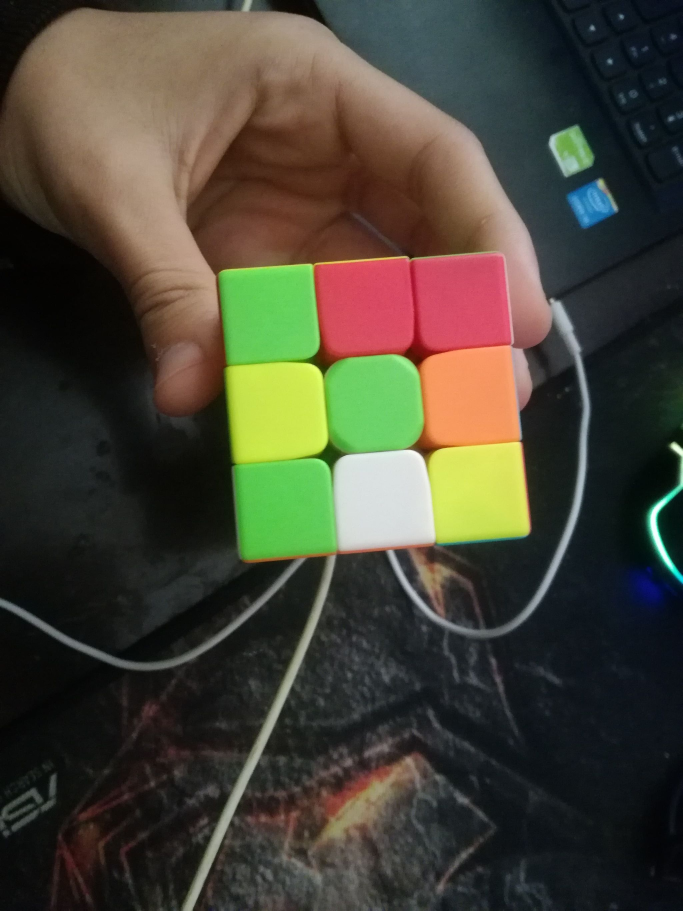
#> input picture RubiksCubeSolver/samples/4.jpg, 2048 x 2731 px, given in place of video, which was not available (shown at 1/3 size)
$ python cube_color_detection.py samples/4.jpg
#> lines starting #> are read from the running program, lines starting #| are printed output that depends on the picture; after the words box and inside, x2 and y2 are one past the last pixel; in counts of white or black regions, pixels touching at a corner belong together; pictures that were not available may be replaced by others from this repository, and a replacement may not be noted
#> further down, imgo is the input picture: shape (2731, 2048, 3); mean B, G, R 54, 67.6, 70.6
import cv2
import sys
font = cv2.FONT_HERSHEY_COMPLEX
import time
from colors import colors
from colors import day_colors as colors
from drawerr import draw_cube
import numpy as np
from convert_pieces_to_kociemba import get_sol, correct_face

def rotate_image(image, angle):
#> called with angle = -90
  image_center = tuple(np.array(image.shape[1::-1]) / 2)
  rot_mat = cv2.getRotationMatrix2D(image_center, angle, 1.0)
  result = cv2.warpAffine(image, rot_mat, image.shape[1::-1], flags=cv2.INTER_LINEAR)
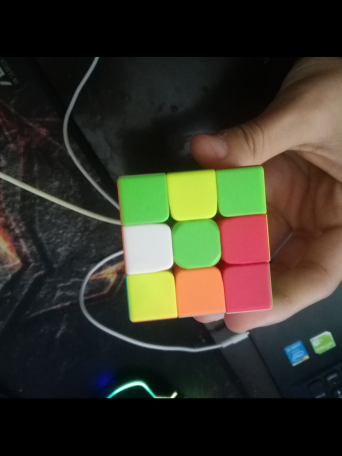
#> result: shape (2731, 2048, 3) (shown at 1/6 size); mean B, G, R 40.2, 52.4, 54.9
  return result

# time variables to add a delay between readings of cube faces initially only
delay = 1
previous_time = 0

# arrow variables for when instructing person to flip cube
arrow = 30
thiccness = 5
color = (0, 255, 0)
stroke_color = (0, 0, 255)
stroke_thiccness = 3
# [55 lines left out: functions draw_arrow, draw_three_arrows, not called in this run]


def are_these_faces_oorientally_identical(face1, face2):
    return face1 == face2

# [31 lines left out: function are_these_faces_identical, not called in this run]


cv2.namedWindow('img_org')
cap = cv2.VideoCapture("http://192.168.1.57:8080/video")
#cap = cv2.VideoCapture(1)

img_org = None
img = None

# [7 lines left out: function mouseRGB, not called in this run]

cv2.setMouseCallback('img_org',mouseRGB)
previous_detection = {
    "colors of pieces": None,
    "centers": None,
    "entire cube state": [],
    "x half piece width": None,
    "y half piece width": None
}
previous_print = ""
recurrences = 0
confident_reccurance_count = 15

pieces = [
    ["white", "white", "white", "white", "white", "white", "white", "white", "white"],
    ["white", "white", "white", "white", "white", "white", "white", "white", "white"],
    ["white", "white", "white", "white", "white", "white", "white", "white", "white"],
    ["white", "white", "white", "white", "white", "white", "white", "white", "white"],
    ["white", "white", "white", "white", "white", "white", "white", "white", "white"],
    ["white", "white", "white", "white", "white", "white", "white", "white", "white"]
]

# pieces = [
#     ["orange", "blue", "green", "yellow", "orange", "orange", "orange", "green", "orange"], #left
#     ["white", "red", "red", "yellow", "green", "orange", "blue", "yellow", "red"], #front
#     ["blue", "red", "green", "green", "red", "white", "blue", "red", "red"], #right
#     ["red", "blue", "yellow", "blue", "blue", "green", "yellow", "white", "yellow"], #back
#     ["white", "white", "orange", "green", "white", "orange", "white", "yellow", "blue"], # up # needs to be flipped
#     ["green", "orange", "green", "blue", "yellow", "white", "yellow", "red", "white"] # down # needs to be flipped
# ]

l = (15, 15)

while True:
    # Capture frame-by-frame
    ret, imgo = cap.read()
    imgo = rotate_image(imgo, -90)
    img_org = imgo.copy()

    #img_org = cv2.imread(sys.argv[1])
    img = cv2.cvtColor(img_org, cv2.COLOR_BGR2HSV)
#> img: shape (2731, 2048, 3); mean H, S, V 45.4, 68.9, 63.8

    # detect contours of pieces
    samples = []
    for name, value in colors.items():
        for each_range in value["ranges"]:
            mask = cv2.inRange(img, each_range["min"], each_range["max"])

            # [5 lines of commented-out code are left out]

            cnts = cv2.findContours(mask, cv2.RETR_EXTERNAL, cv2.CHAIN_APPROX_SIMPLE)
            cnts = cnts[0] if len(cnts) == 2 else cnts[1]

            for c in cnts:
                area = cv2.contourArea(c)
                x,y,w,h = cv2.boundingRect(c)
                # if area>1000 and area<3000:
                #     approx = cv2.approxPolyDP(c, 0.01* cv2.arcLength(c, True), True)
                #     print("area", area, "approx", len(approx))
                if area>3000:
                    # print("approx", len(approx), "area", area)
                    # cv2.rectangle(img_org, (x, y), (x + w, y + h), (255,255,255), 2)
                    cv2.drawContours(img_org, [c], -1, (0, 0, 0), 2)
                    cv2.putText(img_org, name, (x+20, y+20), font, 0.75, (255, 255, 255))

                    samples.append({
                        "area": area,
                        "width": w,
                        "height": h,
                        "x": x,
                        "y": y,
                        "color": name,
                        "contour": c
                    })
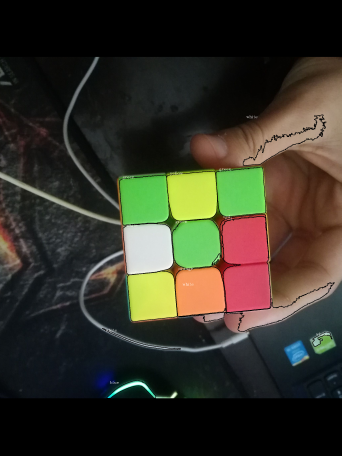
#> img_org: shape (2731, 2048, 3) (shown at 1/6 size); mean B, G, R 39.2, 51, 53.3
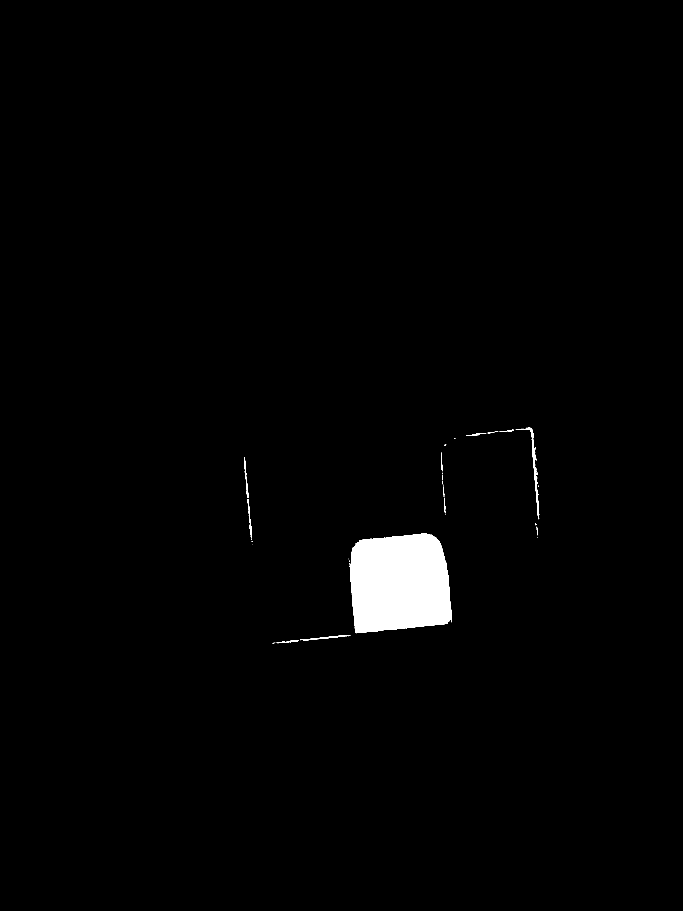
#> mask: shape (2731, 2048) (shown at 1/3 size); 1.5% white; 51 white regions (36 under 20 px), largest, box (x1, y1, x2, y2) and area: (1050, 1599, 1356, 1900) 78196, (1547, 1283, 1618, 1558) 1448, (900, 1905, 1052, 1922) 520
#> after the loop, samples = 14 items

    # if we actually detected big enough colors
    if len(samples)>0:
        # find top left corner of cube face
        topleft_piece = samples[0].copy()
#> topleft_piece = {'area': 145554.5, 'width': 296, 'height': 576, 'x': 1330, 'y': 1299, 'color': 'red', 'contour': contour of 648 points, box (x1, y1, x2, y2) (1330, 1299, 1626, 1875), area 145554}
        for sample in samples:
            if sample["x"] < topleft_piece["x"]:
                topleft_piece = sample.copy()
#> this loop made 14 passes
        for sample in samples:
            y_difference = sample["y"] - topleft_piece["y"]
            x_difference = sample["x"] - topleft_piece["x"]
            if y_difference<0:
                x_difference = abs(x_difference)
                ratio = abs(y_difference)/x_difference if x_difference!=0 else 1.0
                if x_difference==0 or (0<ratio and ratio>1.5):
                    topleft_piece = sample.copy()
#> this loop made 14 passes
#> (y_difference, x_difference, ratio) on passes 1, 2, 4, 5, 6, 8, 13: (-670, 717, 0.934), (-682, 706, 0.966), (-653, 419, 1.56), (-267, 317, 0.842), (-315, 263, 1.2), (-290, 33, 8.79), (-338, 458, 0.738)

        # find bottom right corner of cube face
        bottomright_piece = samples[0].copy()
#> bottomright_piece has the same summary as topleft_piece
        for sample in samples:
            if sample["x"]+sample["width"] > bottomright_piece["x"]+bottomright_piece["width"]:
                bottomright_piece = sample.copy()
        for sample in samples:
            y_difference = sample["y"]+sample["height"] - (bottomright_piece["y"]+bottomright_piece["height"])
            x_difference = sample["x"]+sample["width"] - (bottomright_piece["x"]+bottomright_piece["width"])
            if y_difference>0:
                x_difference = abs(x_difference)
                ratio = abs(y_difference)/x_difference if x_difference!=0 else 1.0
                if x_difference==0 or (0<ratio and ratio>1.5):
                    bottomright_piece = sample.copy()
#> this loop made 14 passes
#> (y_difference, x_difference, ratio) on passes 3, 9, 10: (399, 1069, 0.373), (88, 12, 7.33), (19, 910, 0.0209)

        topleft_corner = {"x":topleft_piece["x"], "y":topleft_piece["y"]}
#> topleft_corner = {'x': 999, 'y': 1026}
        bottomright_corner = {"x":bottomright_piece["x"]+bottomright_piece["width"], "y": bottomright_piece["y"]+bottomright_piece["height"]}
#> bottomright_corner = {'x': 1994, 'y': 2079}

        # find centers of pieces to check which contours of colors occupy that center
        half_piece_width = abs(bottomright_corner["x"] - topleft_corner["x"]) / 6
#> half_piece_width = 165.8
        half_piece_height = abs(topleft_corner["y"] - bottomright_corner["y"]) / 6
#> half_piece_height = 175.5

        # if cube is way too small nahhhh, and if it's not square ish nahhhh
        ratio = half_piece_width/half_piece_height if half_piece_height != 0 else 0
#> ratio = 0.945
        #print("ratio", ratio, "half_piece_width", half_piece_width, "half_piece_height", half_piece_height)
        minimum_distance_between_centers = 35
        if half_piece_width<minimum_distance_between_centers or half_piece_height<minimum_distance_between_centers or ratio > 1.2 or ratio < 0.8:
            # print an unpainted image since nothing promising was detected
            cv2.imshow('img_org',imgo)
        else:

            # calculate the proper position for centers
            centers = []
            for y in range(1, 7, 2):
                for x in range(1, 7, 2):
                    centers.append({
                        "x": int(topleft_corner["x"]+x*half_piece_width),
                        "y": int(topleft_corner["y"]+y*half_piece_height)
                    })
#> after the loop, centers = 9 items

            # determine the color for each center
            for center in centers:
                cv2.rectangle(img_org, (center["x"], center["y"]), (center["x"]+5, center["y"]+5), (255,255,255), 2)
                for sample in samples:

                    # does this center reside within this color's detected contour?
                    is_in_contour = cv2.pointPolygonTest(sample["contour"], (center["x"], center["y"]), True)
                    if is_in_contour>0:
                        center.update({"color": sample["color"]})
#> this loop made 9 passes

            # this will catch an error if the cube is diagonal way too much
            try:
                face_has_changed = False
                current_detection_colors = [center["color"] for center in centers]
                if current_detection_colors == previous_detection["colors of pieces"]:
                    recurrences += 1
                    if recurrences >= confident_reccurance_count:
                        # if cube colors have occured five times in a row then they're correct
                        colors_print = "centers " + str(current_detection_colors)
                        if previous_print != colors_print:
                            print(colors_print)
                            previous_print = colors_print
                            face_has_changed = True
                        recurrences = 0

                else:
                    recurrences = 0
                    previous_detection["centers"] = centers.copy()
                    previous_detection["colors of pieces"] = current_detection_colors.copy()
                    previous_detection["x half piece width"] = half_piece_width
                    previous_detection["y half piece width"] = half_piece_height


                if face_has_changed:

                    # check if face has alrdy been read
                    face_already_read = False
                    for face in previous_detection["entire cube state"]:
                        if are_these_faces_identical(face, previous_detection["colors of pieces"]):
                            face_already_read = True
                            break

                    # when registering faces, use a delay to give the user time to flip the cube without misreading the faces
                    # current_time = time.time()
                    # if current_time > previous_time + delay:
                    #     # save current time for next check
                    #     previous_time = current_time
                    #     # append current face if all gucci
                    if not face_already_read:
                        previous_detection["entire cube state"].append(previous_detection["colors of pieces"])

                    # print the proposed solution to the current face
                    faces_registered = len(previous_detection["entire cube state"])
                    if faces_registered < 6:

                        if faces_registered <= 3:
                            # draw three arrows facing to the right
                            # first determine the reach
                            extra_arrow_overshoot = 0.5 * half_piece_width
                            reach = half_piece_width*2 + extra_arrow_overshoot

                            img_org = draw_three_arrows(img_org, "right", (centers[4]["x"], centers[4]["y"]), half_piece_width, reach)
                        if faces_registered == 4:
                            img_org = draw_three_arrows(img_org, "up", (centers[4]["x"], centers[4]["y"]), half_piece_width, reach)
                        if faces_registered == 5:
                            img_org = draw_three_arrows(img_org, "down", (centers[4]["x"], centers[4]["y"]), half_piece_width, reach)

                    else:
                        #print("faces_registered", len(previous_detection["entire cube state"]), "are", "\n\n\n\n", previous_detection["entire cube state"])
                        print("broo")
                        try:
                            # prepare dummy cube
                            previous_detection["entire cube state"][4] = correct_face(previous_detection["entire cube state"][4], clockwise=True).copy() #fix U
                            previous_detection["entire cube state"][5] = correct_face(previous_detection["entire cube state"][5], clockwise=False).copy() #fix D
                            print("done", get_sol(previous_detection["entire cube state"]))
                        except Exception as e:
                            print("err", e)
                        print("done")
                        break
            except Exception as e:
                pass
                #print("error", e)

            # display image as preview
            cv2.imshow('img_org',img_org)
    else:

        # draw dummy cube
        imgo = draw_cube(imgo, left=pieces[0], front=pieces[1], right=pieces[2], back=pieces[3], up=pieces[4], down=pieces[5], location=l)

        # [4 lines of commented-out code are left out]
        cv2.imshow('img_org',imgo)


    # check  for exits
    if cv2.waitKey(1) & 0xFF == ord('q'):
#> (key q is pressed here)
        break


cap.release()
cv2.destroyAllWindows()

$ run again, on RubiksCubeSolver/samples/5.jpg
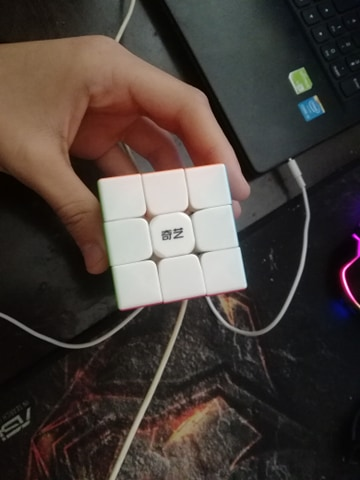
#> input picture RubiksCubeSolver/samples/5.jpg, 360 x 480 px, given in place of video, which was not available
#> imgo is the input picture: shape (480, 360, 3); mean B, G, R 58.6, 63.6, 72.4
#> in rotate_image, `result = cv2.warpAffine(image, rot_mat, image.shape[1::-1], flags=cv2...`:
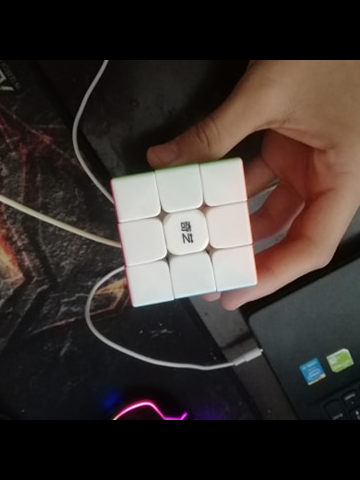
#> result: shape (480, 360, 3); mean B, G, R 47.7, 51.4, 59.1
#> img: shape (480, 360, 3); mean H, S, V 34.3, 51.5, 60.8
#> after the loop `for name, value in colors.items():`:
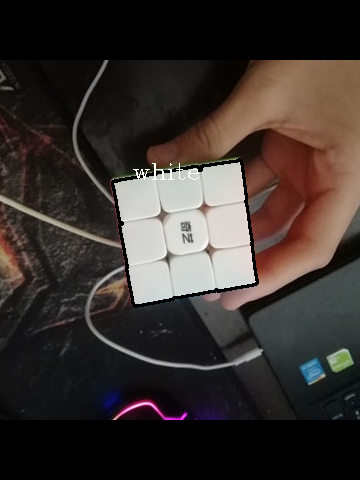
#> img_org: shape (480, 360, 3); 1.1% of pixels changed, all inside (x1, y1, x2, y2) = (111, 158, 259, 308)
#> after the loop `for name, value in colors.items():`: samples = 1 item
#> topleft_piece = {'area': 16155.5, 'width': 146, 'height': 148, 'x': 112, 'y': 159, 'color': 'white', 'contour': contour of 203 points, box (x1, y1, x2, y2) (112, 159, 258, 307), area 16156}
#> the loop `for sample in samples:` made 1 pass
#> the loop `for sample in samples:` made 1 pass
#> (y_difference, x_difference) on pass 1: (0, 0)
#> bottomright_piece has the same summary as topleft_piece
#> topleft_corner = {'x': 112, 'y': 159}
#> bottomright_corner = {'x': 258, 'y': 307}
#> half_piece_width = 24.33
#> half_piece_height = 24.67
#> ratio = 0.986

$ run again, on RubiksCubeSolver/samples/2.png
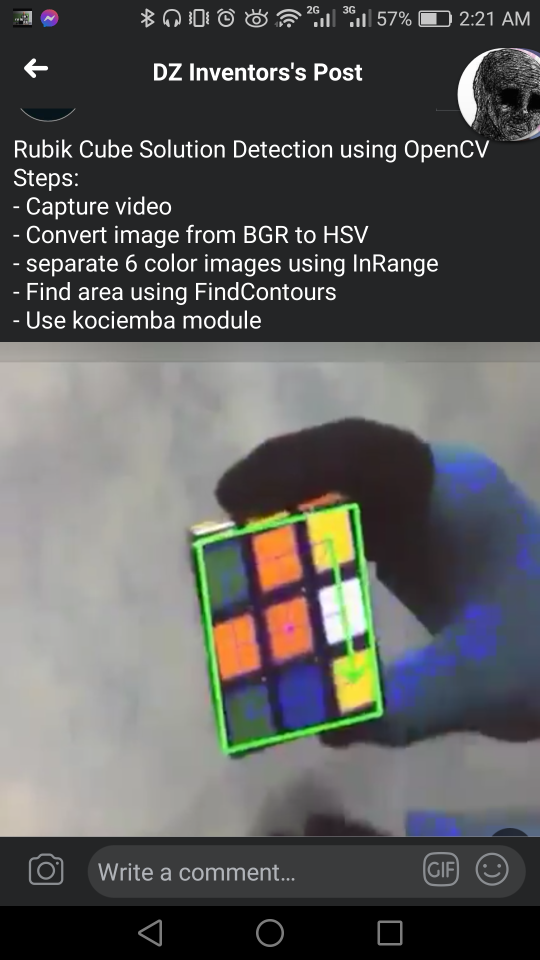
#> input picture RubiksCubeSolver/samples/2.png, 1080 x 1920 px, given in place of video, which was not available (shown at 1/2 size)
#> imgo is the input picture: shape (1920, 1080, 3); mean B, G, R 90, 90.9, 90.8
#> img: shape (1920, 1080, 3); mean H, S, V 42.4, 21.2, 68.1
#> after the loop `for name, value in colors.items():`:
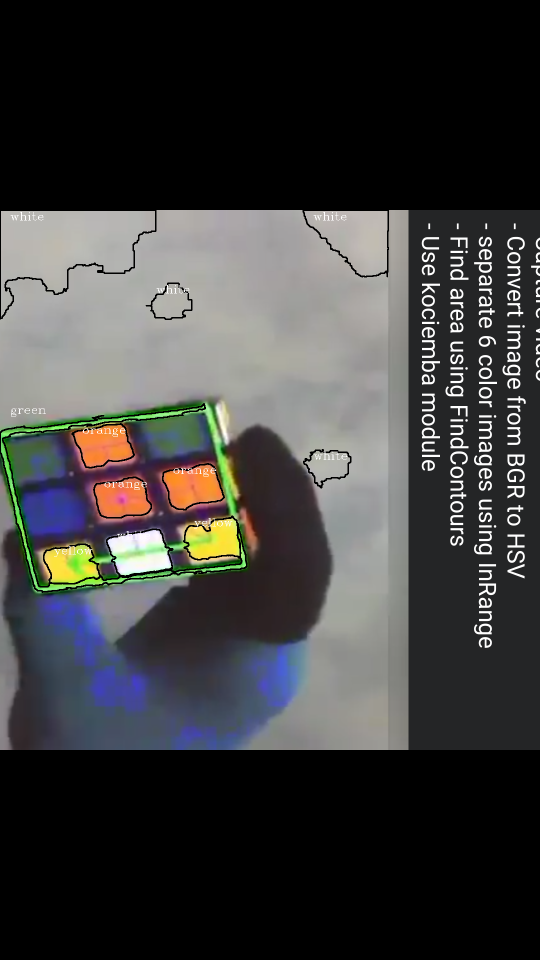
#> img_org: shape (1920, 1080, 3) (shown at 1/2 size); mean B, G, R 60.3, 61, 61.2
#> after the loop `for name, value in colors.items():`:
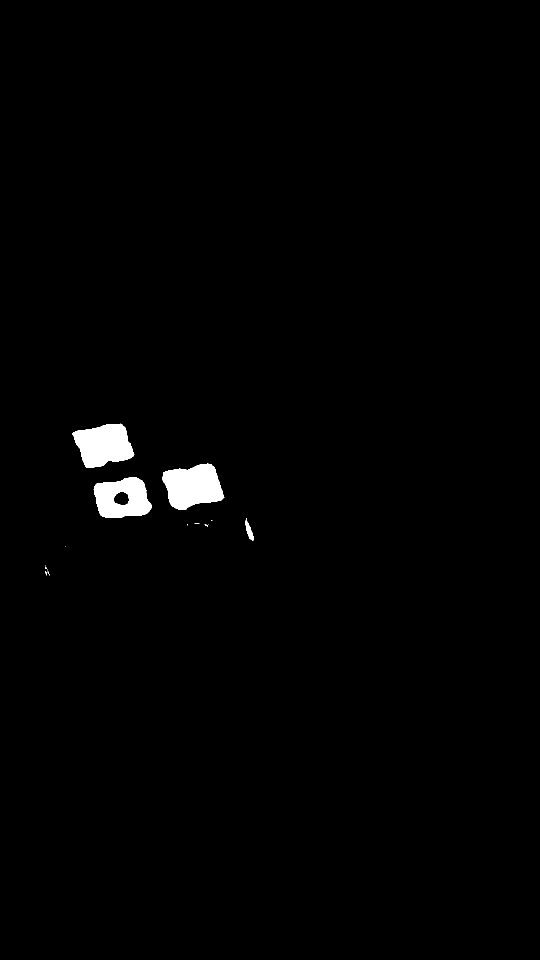
#> mask: shape (1920, 1080) (shown at 1/2 size); 1.1% white; 17 white regions (12 under 20 px), largest, box (x1, y1, x2, y2) and area: (325, 927, 449, 1020) 8061, (144, 847, 269, 936) 7585, (187, 954, 303, 1036) 6704, (490, 1036, 508, 1081) 314, (90, 1142, 95, 1151) 21
#> after the loop `for name, value in colors.items():`: samples = 11 items
#> `topleft_piece = samples[0].copy()`: topleft_piece = {'area': 11261.5, 'width': 494, 'height': 378, 'x': 0, 'y': 807, 'color': 'green', 'contour': contour of 924 points, box (x1, y1, x2, y2) (0, 807, 494, 1185), area 11262}
#> the loop `for sample in samples:` made 11 passes
#> the loop `for sample in samples:` made 11 passes
#> (y_difference, x_difference, ratio) on passes 6 to 8: (-241, 292, 0.825), (-387, 606, 0.639), (-387, 0, 1)
#> `bottomright_piece = samples[0].copy()`: bottomright_piece has the same summary as topleft_piece
#> the loop `for sample in samples:` made 11 passes
#> (y_difference, x_difference, ratio) on pass 1: (631, 283, 2.23)
#> topleft_corner = {'x': 0, 'y': 420}
#> bottomright_corner = {'x': 494, 'y': 1185}
#> half_piece_width = 82.33
#> half_piece_height = 127.5
#> `ratio = half_piece_width/half_piece_height if half_piece_height != 0 e..`: ratio = 0.646
